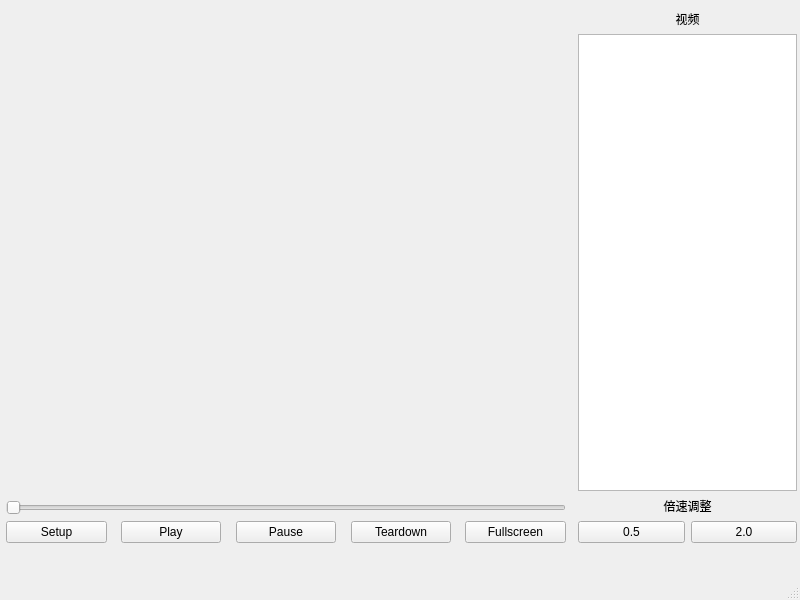
<?xml version="1.0" encoding="UTF-8"?>
<ui version="4.0">
 <class>MainWindow</class>
 <widget class="QMainWindow" name="MainWindow">
  <property name="geometry">
   <rect>
    <x>0</x>
    <y>0</y>
    <width>800</width>
    <height>600</height>
   </rect>
  </property>
  <property name="windowTitle">
   <string>MainWindow</string>
  </property>
  <widget class="QWidget" name="centralwidget">
   <widget class="QWidget" name="verticalLayoutWidget">
    <property name="geometry">
     <rect>
      <x>6</x>
      <y>1</y>
      <width>791</width>
      <height>551</height>
     </rect>
    </property>
    <layout class="QVBoxLayout" name="verticalLayout_2" stretch="1,60,1">
     <item>
      <spacer name="verticalSpacer_4">
       <property name="orientation">
        <enum>Qt::Vertical</enum>
       </property>
       <property name="sizeHint" stdset="0">
        <size>
         <width>20</width>
         <height>40</height>
        </size>
       </property>
      </spacer>
     </item>
     <item>
      <layout class="QHBoxLayout" name="horizontalLayout_4">
       <item>
        <spacer name="horizontalSpacer_6">
         <property name="orientation">
          <enum>Qt::Horizontal</enum>
         </property>
         <property name="sizeHint" stdset="0">
          <size>
           <width>40</width>
           <height>20</height>
          </size>
         </property>
        </spacer>
       </item>
       <item>
        <layout class="QHBoxLayout" name="horizontalLayout_3" stretch="0,1,34">
         <item>
          <layout class="QVBoxLayout" name="verticalLayout" stretch="2,2,30,1,1,1,2">
           <item>
            <spacer name="verticalSpacer">
             <property name="orientation">
              <enum>Qt::Vertical</enum>
             </property>
             <property name="sizeHint" stdset="0">
              <size>
               <width>20</width>
               <height>40</height>
              </size>
             </property>
            </spacer>
           </item>
           <item>
            <widget class="QLabel" name="label_title">
             <property name="text">
              <string/>
             </property>
            </widget>
           </item>
           <item>
            <widget class="QLabel" name="label_display">
             <property name="text">
              <string/>
             </property>
            </widget>
           </item>
           <item>
            <widget class="QLabel" name="label_subtitle">
             <property name="layoutDirection">
              <enum>Qt::LeftToRight</enum>
             </property>
             <property name="text">
              <string/>
             </property>
            </widget>
           </item>
           <item>
            <spacer name="verticalSpacer_2">
             <property name="orientation">
              <enum>Qt::Vertical</enum>
             </property>
             <property name="sizeHint" stdset="0">
              <size>
               <width>20</width>
               <height>40</height>
              </size>
             </property>
            </spacer>
           </item>
           <item>
            <widget class="QSlider" name="scrollLine">
             <property name="orientation">
              <enum>Qt::Horizontal</enum>
             </property>
            </widget>
           </item>
           <item>
            <layout class="QHBoxLayout" name="horizontalLayout" stretch="7,1,7,1,7,1,7,1,7">
             <property name="spacing">
              <number>0</number>
             </property>
             <property name="sizeConstraint">
              <enum>QLayout::SetDefaultConstraint</enum>
             </property>
             <item>
              <widget class="QPushButton" name="btn_setup">
               <property name="text">
                <string>Setup</string>
               </property>
              </widget>
             </item>
             <item>
              <spacer name="horizontalSpacer">
               <property name="orientation">
                <enum>Qt::Horizontal</enum>
               </property>
               <property name="sizeHint" stdset="0">
                <size>
                 <width>40</width>
                 <height>20</height>
                </size>
               </property>
              </spacer>
             </item>
             <item>
              <widget class="QPushButton" name="btn_play">
               <property name="text">
                <string>Play</string>
               </property>
              </widget>
             </item>
             <item>
              <spacer name="horizontalSpacer_3">
               <property name="orientation">
                <enum>Qt::Horizontal</enum>
               </property>
               <property name="sizeHint" stdset="0">
                <size>
                 <width>40</width>
                 <height>20</height>
                </size>
               </property>
              </spacer>
             </item>
             <item>
              <widget class="QPushButton" name="btn_pause">
               <property name="text">
                <string>Pause</string>
               </property>
              </widget>
             </item>
             <item>
              <spacer name="horizontalSpacer_2">
               <property name="orientation">
                <enum>Qt::Horizontal</enum>
               </property>
               <property name="sizeHint" stdset="0">
                <size>
                 <width>40</width>
                 <height>20</height>
                </size>
               </property>
              </spacer>
             </item>
             <item>
              <widget class="QPushButton" name="btn_teardown">
               <property name="text">
                <string>Teardown</string>
               </property>
              </widget>
             </item>
             <item>
              <spacer name="horizontalSpacer_5">
               <property name="orientation">
                <enum>Qt::Horizontal</enum>
               </property>
               <property name="sizeHint" stdset="0">
                <size>
                 <width>40</width>
                 <height>20</height>
                </size>
               </property>
              </spacer>
             </item>
             <item>
              <widget class="QPushButton" name="btn_fullscreen">
               <property name="text">
                <string>Fullscreen</string>
               </property>
              </widget>
             </item>
            </layout>
           </item>
          </layout>
         </item>
         <item>
          <spacer name="horizontalSpacer_4">
           <property name="orientation">
            <enum>Qt::Horizontal</enum>
           </property>
           <property name="sizeHint" stdset="0">
            <size>
             <width>40</width>
             <height>20</height>
            </size>
           </property>
          </spacer>
         </item>
         <item>
          <layout class="QVBoxLayout" name="verticalLayout_3">
           <item>
            <widget class="QLabel" name="label_2">
             <property name="text">
              <string>视频</string>
             </property>
             <property name="alignment">
              <set>Qt::AlignCenter</set>
             </property>
            </widget>
           </item>
           <item>
            <widget class="QListWidget" name="listWidget"/>
           </item>
           <item>
            <widget class="QLabel" name="label_3">
             <property name="text">
              <string>倍速调整</string>
             </property>
             <property name="alignment">
              <set>Qt::AlignCenter</set>
             </property>
            </widget>
           </item>
           <item>
            <layout class="QHBoxLayout" name="horizontalLayout_5">
             <item>
              <widget class="QPushButton" name="btn_slower">
               <property name="text">
                <string>0.5</string>
               </property>
              </widget>
             </item>
             <item>
              <widget class="QPushButton" name="btn_faster">
               <property name="text">
                <string>2.0</string>
               </property>
              </widget>
             </item>
            </layout>
           </item>
          </layout>
         </item>
        </layout>
       </item>
       <item>
        <spacer name="horizontalSpacer_7">
         <property name="orientation">
          <enum>Qt::Horizontal</enum>
         </property>
         <property name="sizeHint" stdset="0">
          <size>
           <width>40</width>
           <height>20</height>
          </size>
         </property>
        </spacer>
       </item>
      </layout>
     </item>
     <item>
      <spacer name="verticalSpacer_3">
       <property name="orientation">
        <enum>Qt::Vertical</enum>
       </property>
       <property name="sizeHint" stdset="0">
        <size>
         <width>20</width>
         <height>40</height>
        </size>
       </property>
      </spacer>
     </item>
    </layout>
   </widget>
  </widget>
  <widget class="QMenuBar" name="menubar">
   <property name="geometry">
    <rect>
     <x>0</x>
     <y>0</y>
     <width>800</width>
     <height>22</height>
    </rect>
   </property>
  </widget>
  <widget class="QStatusBar" name="statusbar"/>
 </widget>
 <resources/>
 <connections/>
</ui>
